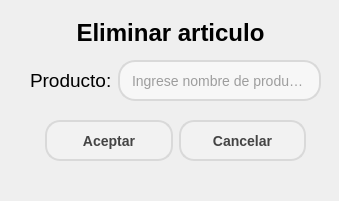
<?xml version="1.0" encoding="UTF-8"?>
<ui version="4.0">
 <class>Eliminar</class>
 <widget class="QDialog" name="Eliminar">
  <property name="geometry">
   <rect>
    <x>0</x>
    <y>0</y>
    <width>339</width>
    <height>201</height>
   </rect>
  </property>
  <property name="windowTitle">
   <string>Dialog</string>
  </property>
  <widget class="QWidget" name="layoutWidget">
   <property name="geometry">
    <rect>
     <x>30</x>
     <y>60</y>
     <width>291</width>
     <height>41</height>
    </rect>
   </property>
   <layout class="QFormLayout" name="formLayout">
    <item row="0" column="0">
     <widget class="QLabel" name="label_nombre">
      <property name="font">
       <font>
        <family>Segoe UI</family>
        <pointsize>14</pointsize>
       </font>
      </property>
      <property name="text">
       <string>Producto:</string>
      </property>
     </widget>
    </item>
    <item row="0" column="1">
     <widget class="QLineEdit" name="in_nombre">
      <property name="sizePolicy">
       <sizepolicy hsizetype="Expanding" vsizetype="Expanding">
        <horstretch>0</horstretch>
        <verstretch>0</verstretch>
       </sizepolicy>
      </property>
      <property name="font">
       <font>
        <pointsize>-1</pointsize>
       </font>
      </property>
      <property name="tabletTracking">
       <bool>false</bool>
      </property>
      <property name="focusPolicy">
       <enum>Qt::StrongFocus</enum>
      </property>
      <property name="autoFillBackground">
       <bool>false</bool>
      </property>
      <property name="styleSheet">
       <string notr="true">QLineEdit {
    background-color: #F7F7F7; /* Color de fondo */
    border: 2px solid #D9D9D9; /* Borde gris claro */
    border-radius: 17px; /* Bordes curvos */
    padding: 5px 10px; /* Espacio interno para texto */
    font-size: 14px; /* Tamaño de fuente */
    color: #444444; /* Color de texto */
}
QLineEdit:focus {
    border-color: #0078d7; /* Cambia el color del borde cuando se selecciona el QLineEdit */
    outline: none; /* Elimina el contorno alrededor del QLineEdit al seleccionarlo */
}</string>
      </property>
      <property name="inputMethodHints">
       <set>Qt::ImhNone</set>
      </property>
      <property name="inputMask">
       <string/>
      </property>
      <property name="text">
       <string/>
      </property>
      <property name="maxLength">
       <number>32767</number>
      </property>
      <property name="frame">
       <bool>true</bool>
      </property>
      <property name="dragEnabled">
       <bool>false</bool>
      </property>
      <property name="readOnly">
       <bool>false</bool>
      </property>
      <property name="placeholderText">
       <string>Ingrese nombre de producto</string>
      </property>
      <property name="clearButtonEnabled">
       <bool>true</bool>
      </property>
     </widget>
    </item>
   </layout>
  </widget>
  <widget class="QLabel" name="titulo">
   <property name="geometry">
    <rect>
     <x>60</x>
     <y>10</y>
     <width>221</width>
     <height>45</height>
    </rect>
   </property>
   <property name="font">
    <font>
     <family>Segoe UI</family>
     <pointsize>18</pointsize>
     <weight>75</weight>
     <bold>true</bold>
    </font>
   </property>
   <property name="text">
    <string>Eliminar articulo</string>
   </property>
   <property name="alignment">
    <set>Qt::AlignCenter</set>
   </property>
  </widget>
  <widget class="QLabel" name="notificacion">
   <property name="geometry">
    <rect>
     <x>100</x>
     <y>170</y>
     <width>161</width>
     <height>20</height>
    </rect>
   </property>
   <property name="font">
    <font>
     <weight>75</weight>
     <bold>true</bold>
    </font>
   </property>
   <property name="layoutDirection">
    <enum>Qt::LeftToRight</enum>
   </property>
   <property name="styleSheet">
    <string notr="true">color: #aa0000</string>
   </property>
   <property name="text">
    <string/>
   </property>
   <property name="alignment">
    <set>Qt::AlignCenter</set>
   </property>
   <property name="textInteractionFlags">
    <set>Qt::LinksAccessibleByMouse|Qt::TextEditable</set>
   </property>
  </widget>
  <widget class="QWidget" name="horizontalLayoutWidget">
   <property name="geometry">
    <rect>
     <x>30</x>
     <y>120</y>
     <width>291</width>
     <height>41</height>
    </rect>
   </property>
   <layout class="QHBoxLayout" name="horizontalLayout">
    <property name="leftMargin">
     <number>15</number>
    </property>
    <property name="rightMargin">
     <number>15</number>
    </property>
    <item>
     <widget class="QPushButton" name="btn_aceptar">
      <property name="enabled">
       <bool>true</bool>
      </property>
      <property name="sizePolicy">
       <sizepolicy hsizetype="Preferred" vsizetype="Expanding">
        <horstretch>0</horstretch>
        <verstretch>0</verstretch>
       </sizepolicy>
      </property>
      <property name="font">
       <font>
        <family>Segoe UI</family>
        <pointsize>-1</pointsize>
        <weight>75</weight>
        <bold>true</bold>
       </font>
      </property>
      <property name="styleSheet">
       <string notr="true">QPushButton {
    background-color: #F2F2F2; /* Color de fondo */
    border: 2px solid #D9D9D9; /* Borde gris claro */
    border-radius: 15px; /* Bordes curvos */
    padding: 5px 10px; /* Espacio interno para texto */
    font-weight: bold; /* Texto en negrita */
    font-size: 14px; /* Tamaño de fuente */
    color: #444444; /* Color de texto */
}

QPushButton:hover {
    background-color: #88AEF1; /* Color celeste */
    border-color: #0078D7; /* Borde celeste */
    color: #FFFFFF; /* Color de texto blanco */
}</string>
      </property>
      <property name="inputMethodHints">
       <set>Qt::ImhSensitiveData|Qt::ImhUppercaseOnly</set>
      </property>
      <property name="text">
       <string>Aceptar</string>
      </property>
      <property name="checkable">
       <bool>true</bool>
      </property>
      <property name="checked">
       <bool>true</bool>
      </property>
      <property name="autoRepeat">
       <bool>true</bool>
      </property>
      <property name="autoRepeatDelay">
       <number>150</number>
      </property>
      <property name="autoDefault">
       <bool>false</bool>
      </property>
      <property name="default">
       <bool>false</bool>
      </property>
      <property name="flat">
       <bool>false</bool>
      </property>
     </widget>
    </item>
    <item>
     <widget class="QPushButton" name="btn_cancelar">
      <property name="enabled">
       <bool>true</bool>
      </property>
      <property name="sizePolicy">
       <sizepolicy hsizetype="Preferred" vsizetype="Expanding">
        <horstretch>0</horstretch>
        <verstretch>0</verstretch>
       </sizepolicy>
      </property>
      <property name="font">
       <font>
        <family>Segoe UI</family>
        <pointsize>-1</pointsize>
        <weight>75</weight>
        <bold>true</bold>
       </font>
      </property>
      <property name="styleSheet">
       <string notr="true">QPushButton {
    background-color: #F2F2F2; /* Color de fondo */
    border: 2px solid #D9D9D9; /* Borde gris claro */
    border-radius: 15px; /* Bordes curvos */
    padding: 5px 10px; /* Espacio interno para texto */
    font-weight: bold; /* Texto en negrita */
    font-size: 14px; /* Tamaño de fuente */
    color: #444444; /* Color de texto */
}

QPushButton:hover {
    background-color: #88AEF1; /* Color celeste */
    border-color: #0078D7; /* Borde celeste */
    color: #FFFFFF; /* Color de texto blanco */
}</string>
      </property>
      <property name="inputMethodHints">
       <set>Qt::ImhSensitiveData|Qt::ImhUppercaseOnly</set>
      </property>
      <property name="text">
       <string>Cancelar</string>
      </property>
      <property name="checkable">
       <bool>true</bool>
      </property>
      <property name="checked">
       <bool>true</bool>
      </property>
      <property name="autoRepeat">
       <bool>true</bool>
      </property>
      <property name="autoRepeatDelay">
       <number>150</number>
      </property>
      <property name="autoDefault">
       <bool>false</bool>
      </property>
      <property name="default">
       <bool>false</bool>
      </property>
      <property name="flat">
       <bool>false</bool>
      </property>
     </widget>
    </item>
   </layout>
  </widget>
 </widget>
 <resources/>
 <connections/>
</ui>
